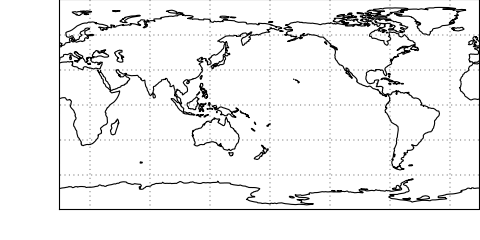

Write Python code to recreate this figure.
import matplotlib.pyplot as plt
import cartopy.crs as ccrs

plt.figure(figsize=(6, 3))
delta = 0.125
ax = plt.axes([0+delta, 0+delta, 1-delta, 1-delta], projection=ccrs.PlateCarree(central_longitude=180))
#ax.set_global()
ax.coastlines()
ax.gridlines()
